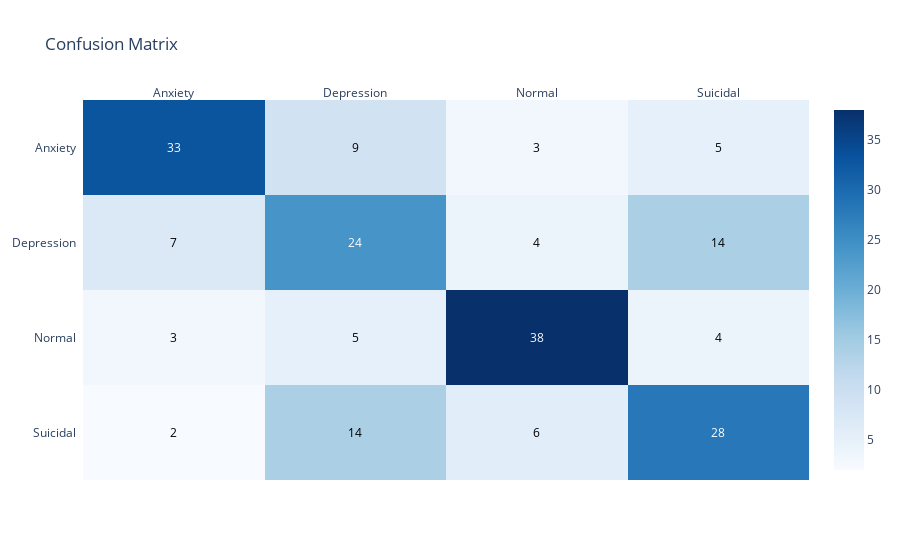
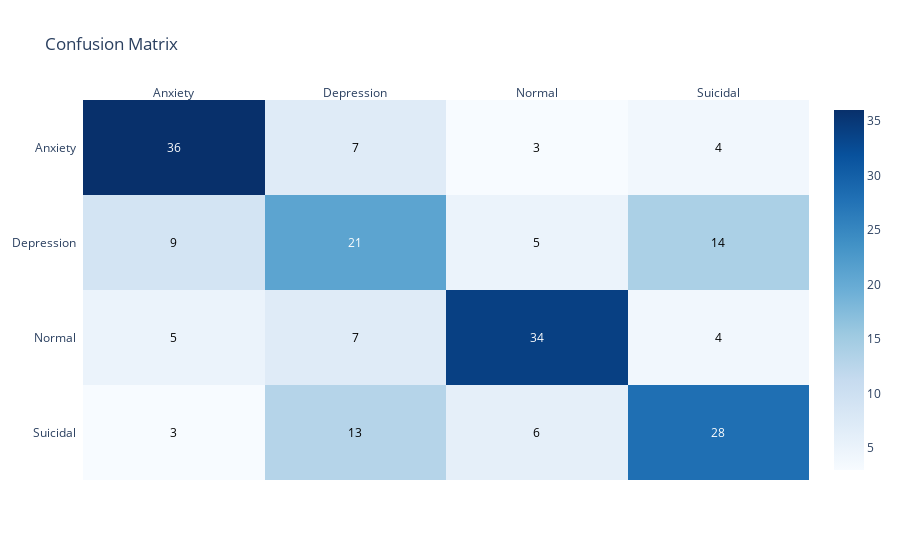
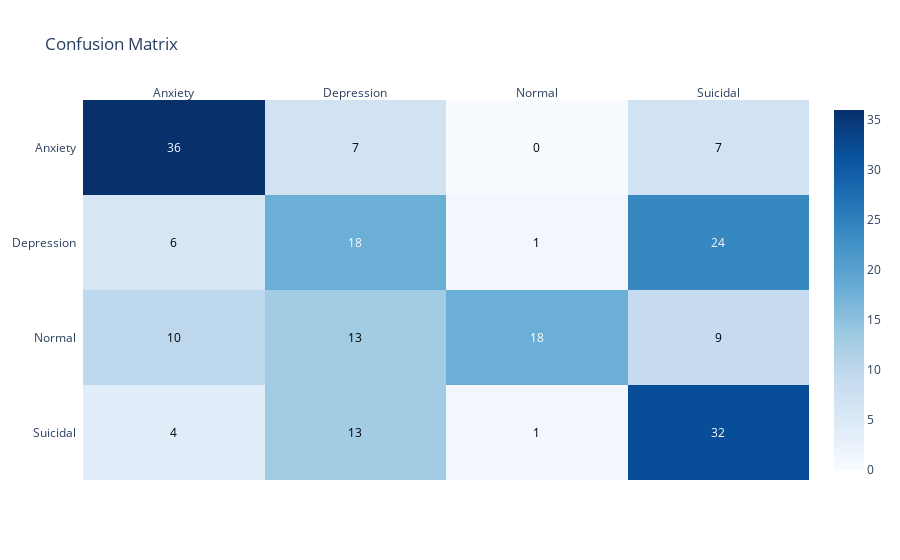
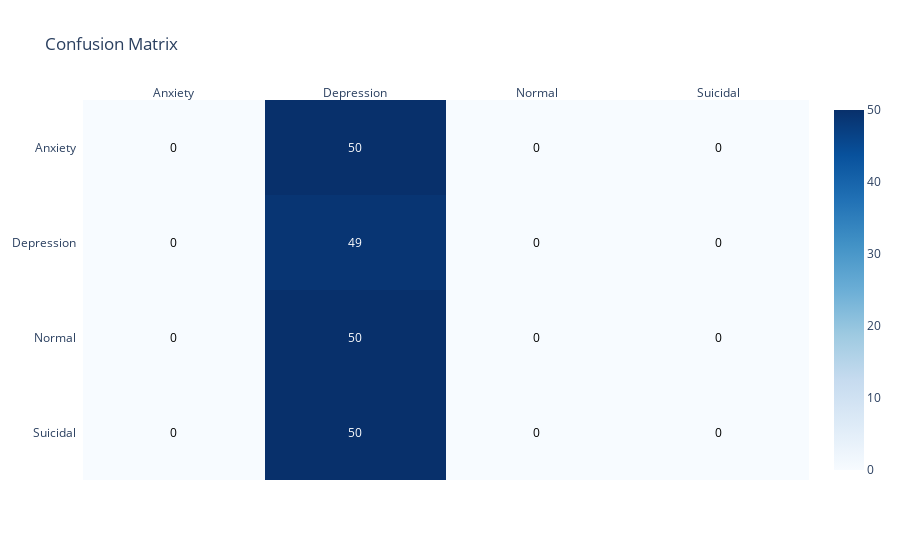

Source (notebook cell) for these figures, in order:
### Markdown cell above
### Train and Evaluate Models
We use a single unified function to:
- split the data
- train the model
- evaluate performance
- visualize confusion matrices

### Code cell
metrics_results = {}

for name, model in models.items():
    print(f"\nTraining {name}...")

    if name != "Baseline" and param_grids[name]:
        grid = GridSearchCV(
            model,
            param_grids[name],
            cv=5,
            scoring='accuracy',
            n_jobs=-1
        )
        grid.fit(X, y)
        best_model = grid.best_estimator_
        print(f"Best params for {name}: {grid.best_params_}")
    else:
        best_model = model

    cv_score = cross_val_score(best_model, X, y, cv=5, scoring='accuracy').mean()
    print(f"5-Fold CV Accuracy for {name}: {cv_score:.4f}")

    metrics = train_and_evaluate(
        best_model,
        X,
        y,
        task="classification",
        labels=label_ids,
        class_names=label_names,
        plot=True
    )
    
    metrics['CV Accuracy'] = cv_score
    metrics_results[name] = metrics

### Figure 1 — Plotly figure (JSON) as saved in the notebook; plotly's stock layout.template omitted (floating-point values rounded to 4 significant figures)
{"data": [{"colorscale": [[0, "rgb(247,251,255)"], [0.125, "rgb(222,235,247)"], [0.25, "rgb(198,219,239)"], [0.375, "rgb(158,202,225)"], [0.5, "rgb(107,174,214)"], [0.625, "rgb(66,146,198)"], [0.75, "rgb(33,113,181)"], [0.875, "rgb(8,81,156)"], [1, "rgb(8,48,107)"]], "reversescale": false, "showscale": true, "type": "heatmap", "x": ["Anxiety", "Depression", "Normal", "Suicidal"], "y": ["Anxiety", "Depression", "Normal", "Suicidal"], "z": [[33, 9, 3, 5], [7, 24, 4, 14], [3, 5, 38, 4], [2, 14, 6, 28]]}], "layout": {"annotations": [{"font": {"color": "#FFFFFF"}, "showarrow": false, "text": "33", "x": "Anxiety", "xref": "x", "y": "Anxiety", "yref": "y"}, {"font": {"color": "#000000"}, "showarrow": false, "text": "9", "x": "Depression", "xref": "x", "y": "Anxiety", "yref": "y"}, {"font": {"color": "#000000"}, "showarrow": false, "text": "3", "x": "Normal", "xref": "x", "y": "Anxiety", "yref": "y"}, {"font": {"color": "#000000"}, "showarrow": false, "text": "5", "x": "Suicidal", "xref": "x", "y": "Anxiety", "yref": "y"}, {"font": {"color": "#000000"}, "showarrow": false, "text": "7", "x": "Anxiety", "xref": "x", "y": "Depression", "yref": "y"}, {"font": {"color": "#FFFFFF"}, "showarrow": false, "text": "24", "x": "Depression", "xref": "x", "y": "Depression", "yref": "y"}, {"font": {"color": "#000000"}, "showarrow": false, "text": "4", "x": "Normal", "xref": "x", "y": "Depression", "yref": "y"}, {"font": {"color": "#000000"}, "showarrow": false, "text": "14", "x": "Suicidal", "xref": "x", "y": "Depression", "yref": "y"}, {"font": {"color": "#000000"}, "showarrow": false, "text": "3", "x": "Anxiety", "xref": "x", "y": "Normal", "yref": "y"}, {"font": {"color": "#000000"}, "showarrow": false, "text": "5", "x": "Depression", "xref": "x", "y": "Normal", "yref": "y"}, {"font": {"color": "#FFFFFF"}, "showarrow": false, "text": "38", "x": "Normal", "xref": "x", "y": "Normal", "yref": "y"}, {"font": {"color": "#000000"}, "showarrow": false, "text": "4", "x": "Suicidal", "xref": "x", "y": "Normal", "yref": "y"}, {"font": {"color": "#000000"}, "showarrow": false, "text": "2", "x": "Anxiety", "xref": "x", "y": "Suicidal", "yref": "y"}, {"font": {"color": "#000000"}, "showarrow": false, "text": "14", "x": "Depression", "xref": "x", "y": "Suicidal", "yref": "y"}, {"font": {"color": "#000000"}, "showarrow": false, "text": "6", "x": "Normal", "xref": "x", "y": "Suicidal", "yref": "y"}, {"font": {"color": "#FFFFFF"}, "showarrow": false, "text": "28", "x": "Suicidal", "xref": "x", "y": "Suicidal", "yref": "y"}], "title": {"text": "Confusion Matrix"}, "xaxis": {"dtick": 1, "gridcolor": "rgb(0, 0, 0)", "side": "top", "ticks": ""}, "yaxis": {"autorange": "reversed", "dtick": 1, "ticks": "", "ticksuffix": "  "}}}

### Figure 2 — Plotly figure (JSON) as saved in the notebook; plotly's stock layout.template omitted (floating-point values rounded to 4 significant figures)
{"data": [{"colorscale": [[0, "rgb(247,251,255)"], [0.125, "rgb(222,235,247)"], [0.25, "rgb(198,219,239)"], [0.375, "rgb(158,202,225)"], [0.5, "rgb(107,174,214)"], [0.625, "rgb(66,146,198)"], [0.75, "rgb(33,113,181)"], [0.875, "rgb(8,81,156)"], [1, "rgb(8,48,107)"]], "reversescale": false, "showscale": true, "type": "heatmap", "x": ["Anxiety", "Depression", "Normal", "Suicidal"], "y": ["Anxiety", "Depression", "Normal", "Suicidal"], "z": [[36, 7, 3, 4], [9, 21, 5, 14], [5, 7, 34, 4], [3, 13, 6, 28]]}], "layout": {"annotations": [{"font": {"color": "#FFFFFF"}, "showarrow": false, "text": "36", "x": "Anxiety", "xref": "x", "y": "Anxiety", "yref": "y"}, {"font": {"color": "#000000"}, "showarrow": false, "text": "7", "x": "Depression", "xref": "x", "y": "Anxiety", "yref": "y"}, {"font": {"color": "#000000"}, "showarrow": false, "text": "3", "x": "Normal", "xref": "x", "y": "Anxiety", "yref": "y"}, {"font": {"color": "#000000"}, "showarrow": false, "text": "4", "x": "Suicidal", "xref": "x", "y": "Anxiety", "yref": "y"}, {"font": {"color": "#000000"}, "showarrow": false, "text": "9", "x": "Anxiety", "xref": "x", "y": "Depression", "yref": "y"}, {"font": {"color": "#FFFFFF"}, "showarrow": false, "text": "21", "x": "Depression", "xref": "x", "y": "Depression", "yref": "y"}, {"font": {"color": "#000000"}, "showarrow": false, "text": "5", "x": "Normal", "xref": "x", "y": "Depression", "yref": "y"}, {"font": {"color": "#000000"}, "showarrow": false, "text": "14", "x": "Suicidal", "xref": "x", "y": "Depression", "yref": "y"}, {"font": {"color": "#000000"}, "showarrow": false, "text": "5", "x": "Anxiety", "xref": "x", "y": "Normal", "yref": "y"}, {"font": {"color": "#000000"}, "showarrow": false, "text": "7", "x": "Depression", "xref": "x", "y": "Normal", "yref": "y"}, {"font": {"color": "#FFFFFF"}, "showarrow": false, "text": "34", "x": "Normal", "xref": "x", "y": "Normal", "yref": "y"}, {"font": {"color": "#000000"}, "showarrow": false, "text": "4", "x": "Suicidal", "xref": "x", "y": "Normal", "yref": "y"}, {"font": {"color": "#000000"}, "showarrow": false, "text": "3", "x": "Anxiety", "xref": "x", "y": "Suicidal", "yref": "y"}, {"font": {"color": "#000000"}, "showarrow": false, "text": "13", "x": "Depression", "xref": "x", "y": "Suicidal", "yref": "y"}, {"font": {"color": "#000000"}, "showarrow": false, "text": "6", "x": "Normal", "xref": "x", "y": "Suicidal", "yref": "y"}, {"font": {"color": "#FFFFFF"}, "showarrow": false, "text": "28", "x": "Suicidal", "xref": "x", "y": "Suicidal", "yref": "y"}], "title": {"text": "Confusion Matrix"}, "xaxis": {"dtick": 1, "gridcolor": "rgb(0, 0, 0)", "side": "top", "ticks": ""}, "yaxis": {"autorange": "reversed", "dtick": 1, "ticks": "", "ticksuffix": "  "}}}

### Figure 3 — Plotly figure (JSON) as saved in the notebook; plotly's stock layout.template omitted (floating-point values rounded to 4 significant figures)
{"data": [{"colorscale": [[0, "rgb(247,251,255)"], [0.125, "rgb(222,235,247)"], [0.25, "rgb(198,219,239)"], [0.375, "rgb(158,202,225)"], [0.5, "rgb(107,174,214)"], [0.625, "rgb(66,146,198)"], [0.75, "rgb(33,113,181)"], [0.875, "rgb(8,81,156)"], [1, "rgb(8,48,107)"]], "reversescale": false, "showscale": true, "type": "heatmap", "x": ["Anxiety", "Depression", "Normal", "Suicidal"], "y": ["Anxiety", "Depression", "Normal", "Suicidal"], "z": [[36, 7, 0, 7], [6, 18, 1, 24], [10, 13, 18, 9], [4, 13, 1, 32]]}], "layout": {"annotations": [{"font": {"color": "#FFFFFF"}, "showarrow": false, "text": "36", "x": "Anxiety", "xref": "x", "y": "Anxiety", "yref": "y"}, {"font": {"color": "#000000"}, "showarrow": false, "text": "7", "x": "Depression", "xref": "x", "y": "Anxiety", "yref": "y"}, {"font": {"color": "#000000"}, "showarrow": false, "text": "0", "x": "Normal", "xref": "x", "y": "Anxiety", "yref": "y"}, {"font": {"color": "#000000"}, "showarrow": false, "text": "7", "x": "Suicidal", "xref": "x", "y": "Anxiety", "yref": "y"}, {"font": {"color": "#000000"}, "showarrow": false, "text": "6", "x": "Anxiety", "xref": "x", "y": "Depression", "yref": "y"}, {"font": {"color": "#FFFFFF"}, "showarrow": false, "text": "18", "x": "Depression", "xref": "x", "y": "Depression", "yref": "y"}, {"font": {"color": "#000000"}, "showarrow": false, "text": "1", "x": "Normal", "xref": "x", "y": "Depression", "yref": "y"}, {"font": {"color": "#FFFFFF"}, "showarrow": false, "text": "24", "x": "Suicidal", "xref": "x", "y": "Depression", "yref": "y"}, {"font": {"color": "#000000"}, "showarrow": false, "text": "10", "x": "Anxiety", "xref": "x", "y": "Normal", "yref": "y"}, {"font": {"color": "#000000"}, "showarrow": false, "text": "13", "x": "Depression", "xref": "x", "y": "Normal", "yref": "y"}, {"font": {"color": "#FFFFFF"}, "showarrow": false, "text": "18", "x": "Normal", "xref": "x", "y": "Normal", "yref": "y"}, {"font": {"color": "#000000"}, "showarrow": false, "text": "9", "x": "Suicidal", "xref": "x", "y": "Normal", "yref": "y"}, {"font": {"color": "#000000"}, "showarrow": false, "text": "4", "x": "Anxiety", "xref": "x", "y": "Suicidal", "yref": "y"}, {"font": {"color": "#000000"}, "showarrow": false, "text": "13", "x": "Depression", "xref": "x", "y": "Suicidal", "yref": "y"}, {"font": {"color": "#000000"}, "showarrow": false, "text": "1", "x": "Normal", "xref": "x", "y": "Suicidal", "yref": "y"}, {"font": {"color": "#FFFFFF"}, "showarrow": false, "text": "32", "x": "Suicidal", "xref": "x", "y": "Suicidal", "yref": "y"}], "title": {"text": "Confusion Matrix"}, "xaxis": {"dtick": 1, "gridcolor": "rgb(0, 0, 0)", "side": "top", "ticks": ""}, "yaxis": {"autorange": "reversed", "dtick": 1, "ticks": "", "ticksuffix": "  "}}}

### Figure 4 — Plotly figure (JSON) as saved in the notebook; plotly's stock layout.template omitted (floating-point values rounded to 4 significant figures)
{"data": [{"colorscale": [[0, "rgb(247,251,255)"], [0.125, "rgb(222,235,247)"], [0.25, "rgb(198,219,239)"], [0.375, "rgb(158,202,225)"], [0.5, "rgb(107,174,214)"], [0.625, "rgb(66,146,198)"], [0.75, "rgb(33,113,181)"], [0.875, "rgb(8,81,156)"], [1, "rgb(8,48,107)"]], "reversescale": false, "showscale": true, "type": "heatmap", "x": ["Anxiety", "Depression", "Normal", "Suicidal"], "y": ["Anxiety", "Depression", "Normal", "Suicidal"], "z": [[0, 50, 0, 0], [0, 49, 0, 0], [0, 50, 0, 0], [0, 50, 0, 0]]}], "layout": {"annotations": [{"font": {"color": "#000000"}, "showarrow": false, "text": "0", "x": "Anxiety", "xref": "x", "y": "Anxiety", "yref": "y"}, {"font": {"color": "#FFFFFF"}, "showarrow": false, "text": "50", "x": "Depression", "xref": "x", "y": "Anxiety", "yref": "y"}, {"font": {"color": "#000000"}, "showarrow": false, "text": "0", "x": "Normal", "xref": "x", "y": "Anxiety", "yref": "y"}, {"font": {"color": "#000000"}, "showarrow": false, "text": "0", "x": "Suicidal", "xref": "x", "y": "Anxiety", "yref": "y"}, {"font": {"color": "#000000"}, "showarrow": false, "text": "0", "x": "Anxiety", "xref": "x", "y": "Depression", "yref": "y"}, {"font": {"color": "#FFFFFF"}, "showarrow": false, "text": "49", "x": "Depression", "xref": "x", "y": "Depression", "yref": "y"}, {"font": {"color": "#000000"}, "showarrow": false, "text": "0", "x": "Normal", "xref": "x", "y": "Depression", "yref": "y"}, {"font": {"color": "#000000"}, "showarrow": false, "text": "0", "x": "Suicidal", "xref": "x", "y": "Depression", "yref": "y"}, {"font": {"color": "#000000"}, "showarrow": false, "text": "0", "x": "Anxiety", "xref": "x", "y": "Normal", "yref": "y"}, {"font": {"color": "#FFFFFF"}, "showarrow": false, "text": "50", "x": "Depression", "xref": "x", "y": "Normal", "yref": "y"}, {"font": {"color": "#000000"}, "showarrow": false, "text": "0", "x": "Normal", "xref": "x", "y": "Normal", "yref": "y"}, {"font": {"color": "#000000"}, "showarrow": false, "text": "0", "x": "Suicidal", "xref": "x", "y": "Normal", "yref": "y"}, {"font": {"color": "#000000"}, "showarrow": false, "text": "0", "x": "Anxiety", "xref": "x", "y": "Suicidal", "yref": "y"}, {"font": {"color": "#FFFFFF"}, "showarrow": false, "text": "50", "x": "Depression", "xref": "x", "y": "Suicidal", "yref": "y"}, {"font": {"color": "#000000"}, "showarrow": false, "text": "0", "x": "Normal", "xref": "x", "y": "Suicidal", "yref": "y"}, {"font": {"color": "#000000"}, "showarrow": false, "text": "0", "x": "Suicidal", "xref": "x", "y": "Suicidal", "yref": "y"}], "title": {"text": "Confusion Matrix"}, "xaxis": {"dtick": 1, "gridcolor": "rgb(0, 0, 0)", "side": "top", "ticks": ""}, "yaxis": {"autorange": "reversed", "dtick": 1, "ticks": "", "ticksuffix": "  "}}}
